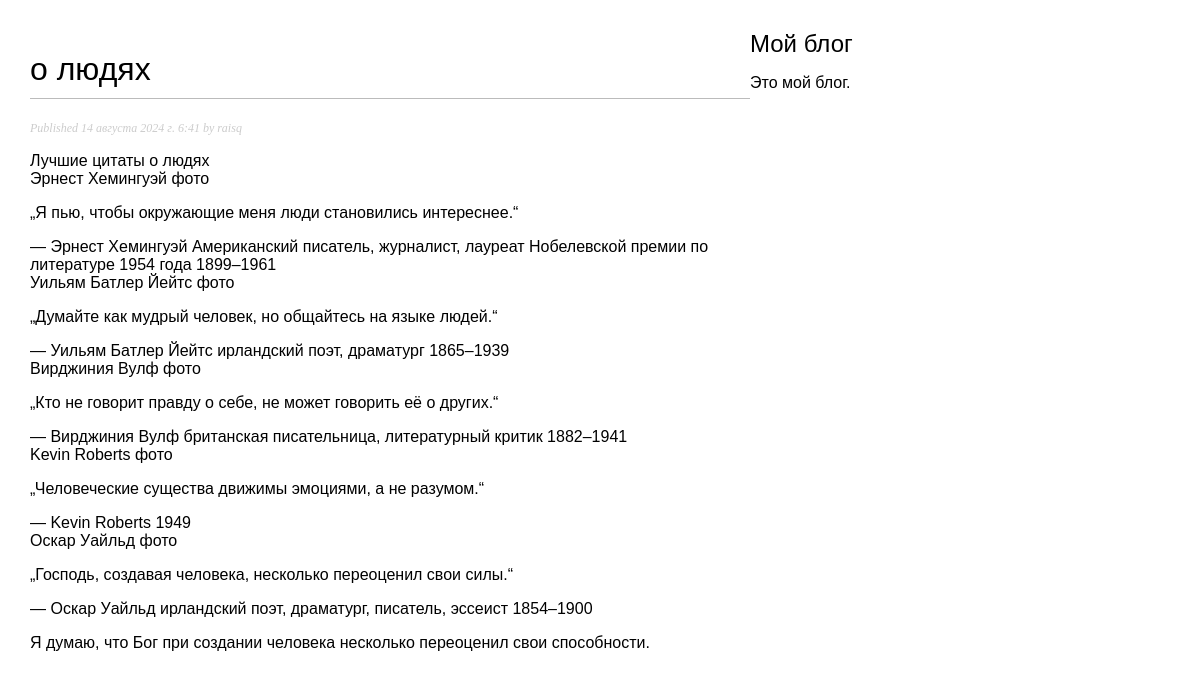
The app's page /blog/2024/8/14/o-lyudyah/ with its own data.
### blog/models.py (models this page shows, shortened)
class Post(models.Model):
    class Status(models.TextChoices):
        DRAFT = 'DF', 'Draft'
        PUBLISHED = 'PB', 'Published'
    title = models.CharField(max_length=250)
    slug = models.SlugField(max_length=250,unique_for_date='publish')
    author = models.ForeignKey(User,
                               on_delete=models.CASCADE,
                               related_name='blog_posts')
    bode = models.TextField()
    publish = models.DateTimeField(default=timezone.now)
    create = models.DateTimeField(auto_now_add=True)
    update = models.DateTimeField(auto_now=True)
    status = models.CharField(max_length=2,
                              choices=Status.choices,
                              default=Status.DRAFT)
    objects = models.Manager() # менеджер, применяемый по умолчанию
    published = PublishedManager() # конкретно-прикладной менеджер
    class Meta:
        ordering = ['-publish']
        indexes = [
            models.Index(fields=['-publish']),
        ]

### blog/views.py (the view)
# urls.py: path('<int:year>/<int:month>/<int:day>/<slug:post>/', views.post_detail, name='post_detail'),
def post_detail(request, year, month, day, post):
    post = get_object_or_404(Post, status=Post.Status.PUBLISHED,
                             slug=post,publish__year=year,
                             publish__month=month,
                             publish__day=day)
    return render(request,
                'blog/post/detail.html',
                {'post': post})

### blog/templates/blog/post/detail.html (shortened to what this page needs)
{% extends "blog/base.html" %}
{% block content %}
    <h1>{{post.title}}</h1>
    <p class="date">
        Published {{ post.publish }} by {{ post.author }}
    </p>
    {{ post.bode|linebreaks }}
{% endblock content %}

### blog/static/css/blog.css (style rules this page uses)
body { margin:0; padding:0; font-family:helvetica, sans-serif; }
h1 { font-weight:normal; border-bottom:1px solid #bbb; padding:0 0 10px 0; }
p.date { color:#ccc; font-family: georgia, serif; font-size: 12px; font-style: italic; }

### records on screen
Post: title "о людях", publish "14 августа 2024 г. 6:41", author "raisq", bode "Лучшие цитаты о людях Эрнест Хемингуэй фото „Я пью, чтобы окружающие меня люди становились интереснее.“ — Эрнест Хемингуэй Американский писатель, журналист, лауреат Нобелевской премии по литературе 1954 года 1899–1961 Уильям Батлер Йейтс фото „Думайте как мудрый человек, но общайтесь на языке людей.“ — Уильям Батлер Йейтс ирландский поэт, драматург 1865–1939 Вирджиния Вулф фото „Кто не говорит правду о себе, не может говорить её о других.“ — Вирджиния Вулф британская писательница, литературный критик 1882–1941 Kevin Roberts фото „Человеческие существа движимы эмоциями, а не разумом.“ — Kevin Roberts 1949 Оскар Уайльд фото „Господь, создавая человека, несколько переоценил свои силы.“ — Оскар…"
